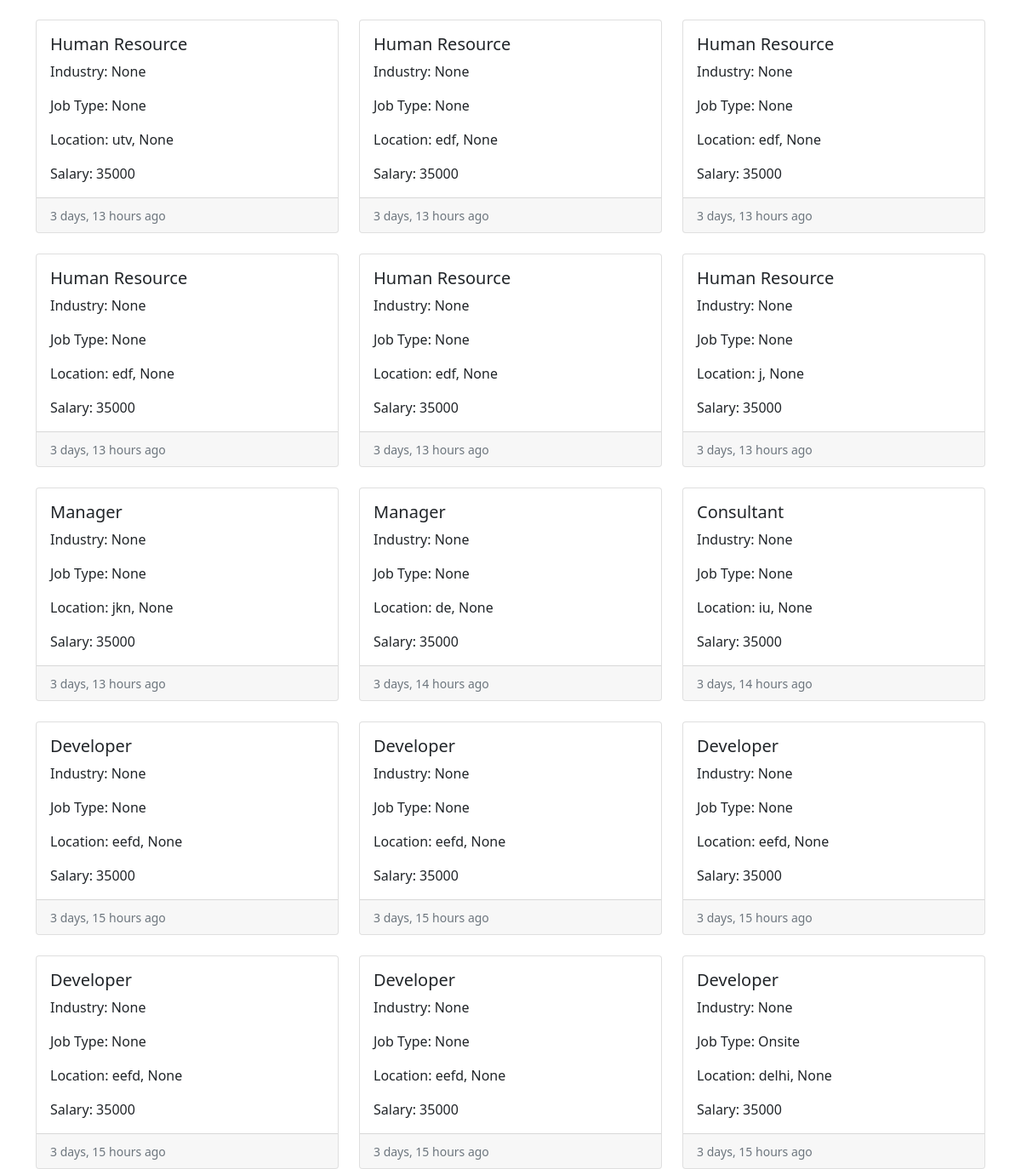
The app's page / (middle part), older data.
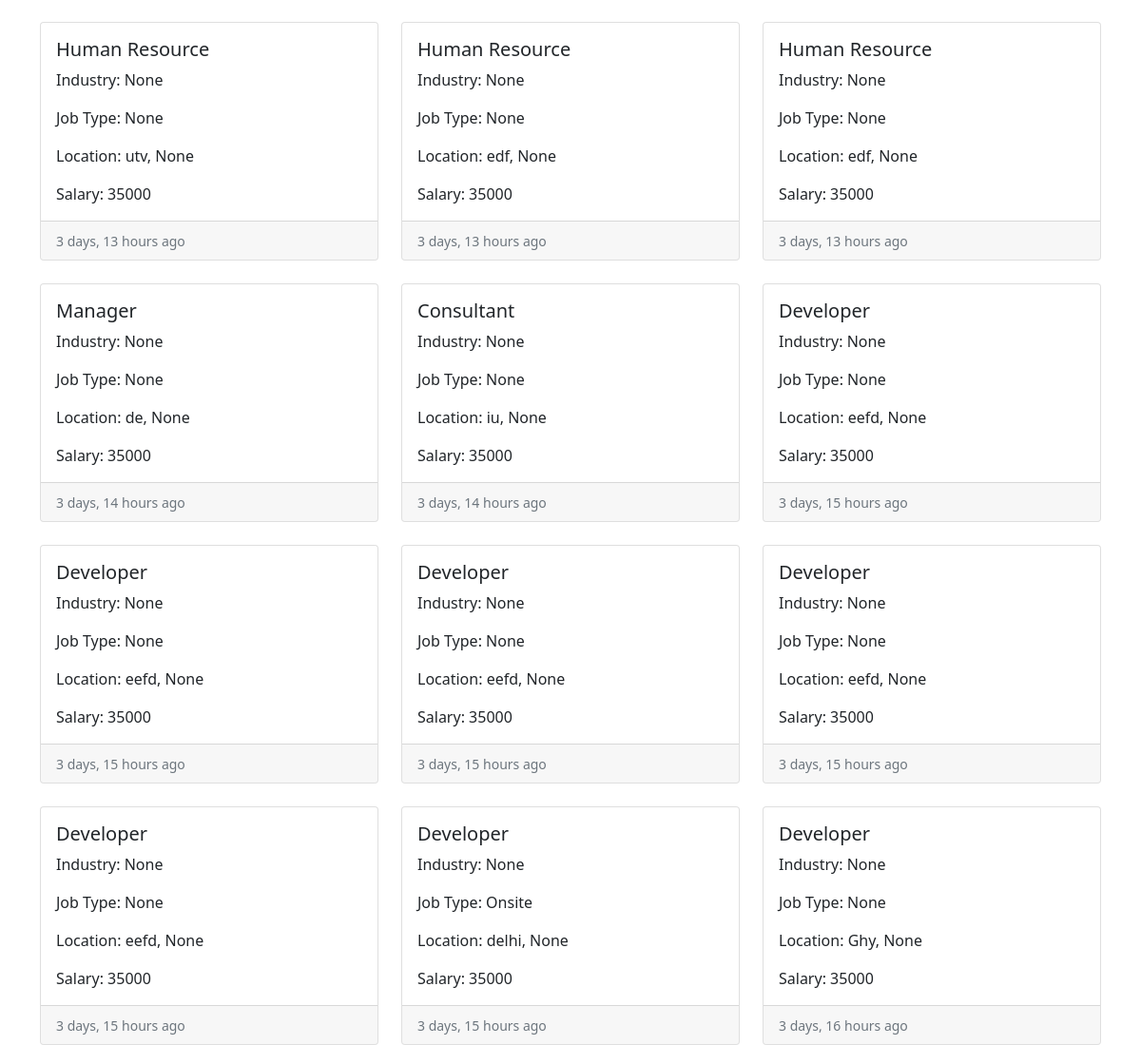
The same page, newer data.
### job/models.py (models this page shows, shortened)
class Job(models.Model):
    job_type_choices = (
        ('Remote', 'Remote'),
        ('Onsite', 'Onsite'),
        ('Hybrid', 'Hybrid')
    )
    title_choices = (
        ('Developer', 'Developer'),
        ('Consultant','Consultant'),
        ('Analyst' , 'Analyst'),
        ('Manager' , 'Manager'),
        ('UI/UX' , 'UI/UX'),
        ('Human Resource' , 'Human Resource'),
        ('Operations' , 'Operations')
    )
    user = models.ForeignKey(User, on_delete=models.CASCADE)
    company = models.ForeignKey(Company, on_delete=models.CASCADE)
    title = models.CharField(max_length=100, choices = title_choices, null = True, blank = True)
    city = models.CharField(max_length=100)
    salary = models.PositiveIntegerField(default=35000)
    requirements = models.TextField()
    ideal_candidate = models.TextField()
    is_available = models.BooleanField(default=True)
    timestamp = models.DateTimeField(auto_now_add=True)
    industry = models.ForeignKey(Industry, on_delete=models.DO_NOTHING, null=True, blank=True)
    state = models.ForeignKey(State, on_delete=models.DO_NOTHING, null=True, blank=True)
    job_type = models.CharField(max_length=20, choices=job_type_choices, null=True, blank=True)

### website/views.py (the view)
# urls.py: 2. Add a URL to urlpatterns:  path('', views.home, name='home')
def home(request):
    filter = Jobfilter(request.GET, queryset=Job.objects.filter(is_available=True).order_by('-timestamp'))
    context = {'filter':filter}
    return render(request, 'website/home.html', context)

### templates/website/home.html (shortened to what this page needs)
{% extends 'base.html' %}
{% load widget_tweaks %}
{% load humanize %}
{% block content %}
 <div class="row row-cols-1 row-cols-md-3 g-4">
     {% for job in filter.qs %}
    <div class="col">
        <div class="card h-100">
            <div class="card-body">
                <h5 class="card-title">{{job.title}}</h5>
                <p class="card-text">Industry: {{job.industry}}</p>
                <p class="card-text">Job Type: {{job.job_type}}</p>
                <p class="card-text">Location: {{job.city}}, {{job.state}}</p>
                <p class="card-text">Salary: {{job.salary}}</p>
            </div>
            <div class="card-footer">
                <small class="text-muted">{{job.timestamp|naturaltime}}</small>
            </div>
        </div>
    </div>
    {% endfor %}
{% endblock content %}

Row changes from the older to the newer data that the page shows:
removed Job: title "Human Resource", industry "None", job_type "None", city "edf", state "None", salary "35000", timestamp "3 days, 13 hours ago"
removed Job: title "Human Resource", industry "None", job_type "None", city "edf", state "None", salary "35000", timestamp "3 days, 13 hours ago"
removed Job: title "Human Resource", industry "None", job_type "None", city "j", state "None", salary "35000", timestamp "3 days, 13 hours ago"
removed Job: title "Manager", industry "None", job_type "None", city "jkn", state "None", salary "35000", timestamp "3 days, 13 hours ago"
now on this page (row unchanged): Job: title "Developer", industry "None", job_type "None", city "Ghy", state "None", salary "35000", timestamp "3 days, 16 hours ago"
